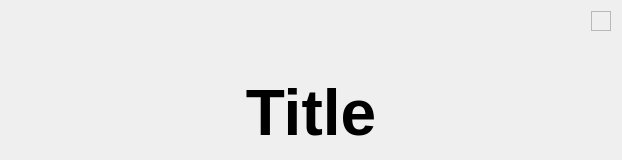
                  <widget class="QWidget" name="page_connection">
                   <layout class="QVBoxLayout" name="page_connection_vlayout">
                    <item alignment="Qt::AlignRight">
                     <widget class="QFrame" name="frame_log_file_options">
                      <property name="frameShape">
                       <enum>QFrame::StyledPanel</enum>
                      </property>
                      <property name="frameShadow">
                       <enum>QFrame::Raised</enum>
                      </property>
                      <layout class="QHBoxLayout" name="horizontalLayout_4"/>
                     </widget>
                    </item>
                    <item>
                     <spacer name="verticalSpacer">
                      <property name="orientation">
                       <enum>Qt::Vertical</enum>
                      </property>
                      <property name="sizeHint" stdset="0">
                       <size>
                        <width>20</width>
                        <height>40</height>
                       </size>
                      </property>
                     </spacer>
                    </item>
                    <item>
                     <widget class="QFrame" name="frame_4">
                      <property name="sizePolicy">
                       <sizepolicy hsizetype="Preferred" vsizetype="Fixed">
                        <horstretch>0</horstretch>
                        <verstretch>0</verstretch>
                       </sizepolicy>
                      </property>
                      <property name="minimumSize">
                       <size>
                        <width>600</width>
                        <height>0</height>
                       </size>
                      </property>
                      <property name="maximumSize">
                       <size>
                        <width>16777215</width>
                        <height>400</height>
                       </size>
                      </property>
                      <property name="styleSheet">
                       <string notr="true">border-radius: 5px;</string>
                      </property>
                      <property name="frameShape">
                       <enum>QFrame::StyledPanel</enum>
                      </property>
                      <property name="frameShadow">
                       <enum>QFrame::Raised</enum>
                      </property>
                      <layout class="QVBoxLayout" name="verticalLayout_12">
                       <property name="spacing">
                        <number>0</number>
                       </property>
                       <property name="leftMargin">
                        <number>24</number>
                       </property>
                       <property name="topMargin">
                        <number>0</number>
                       </property>
                       <property name="rightMargin">
                        <number>24</number>
                       </property>
                       <property name="bottomMargin">
                        <number>0</number>
                       </property>
                       <item>
                        <widget class="QLabel" name="label_app_title">
                         <property name="maximumSize">
                          <size>
                           <width>16777215</width>
                           <height>16777215</height>
                          </size>
                         </property>
                         <property name="font">
                          <font>
                           <pointsize>48</pointsize>
                           <bold>true</bold>
                          </font>
                         </property>
                         <property name="text">
                          <string>Title</string>
                         </property>
                         <property name="alignment">
                          <set>Qt::AlignCenter</set>
                         </property>
                        </widget>
                       </item>
                      </layout>
                     </widget>
                    </item>
                   </layout>
                  </widget>
